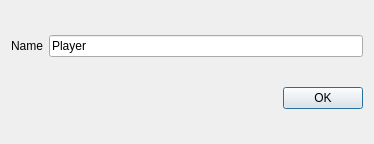
<?xml version="1.0" encoding="UTF-8"?>
<ui version="4.0">
 <class>NameDialog</class>
 <widget class="QDialog" name="NameDialog">
  <property name="geometry">
   <rect>
    <x>0</x>
    <y>0</y>
    <width>374</width>
    <height>144</height>
   </rect>
  </property>
  <property name="windowTitle">
   <string>Player's name</string>
  </property>
  <layout class="QVBoxLayout" name="verticalLayout">
   <item>
    <layout class="QHBoxLayout" name="horizontalLayout">
     <item>
      <widget class="QLabel" name="label">
       <property name="text">
        <string>Name</string>
       </property>
      </widget>
     </item>
     <item>
      <widget class="QLineEdit" name="lineEdit">
       <property name="text">
        <string>Player</string>
       </property>
      </widget>
     </item>
    </layout>
   </item>
   <item>
    <widget class="QDialogButtonBox" name="buttonBox">
     <property name="orientation">
      <enum>Qt::Horizontal</enum>
     </property>
     <property name="standardButtons">
      <set>QDialogButtonBox::Ok</set>
     </property>
    </widget>
   </item>
  </layout>
 </widget>
 <resources/>
 <connections>
  <connection>
   <sender>buttonBox</sender>
   <signal>accepted()</signal>
   <receiver>NameDialog</receiver>
   <slot>accept()</slot>
   <hints>
    <hint type="sourcelabel">
     <x>248</x>
     <y>254</y>
    </hint>
    <hint type="destinationlabel">
     <x>157</x>
     <y>274</y>
    </hint>
   </hints>
  </connection>
  <connection>
   <sender>buttonBox</sender>
   <signal>rejected()</signal>
   <receiver>NameDialog</receiver>
   <slot>reject()</slot>
   <hints>
    <hint type="sourcelabel">
     <x>316</x>
     <y>260</y>
    </hint>
    <hint type="destinationlabel">
     <x>286</x>
     <y>274</y>
    </hint>
   </hints>
  </connection>
 </connections>
</ui>
